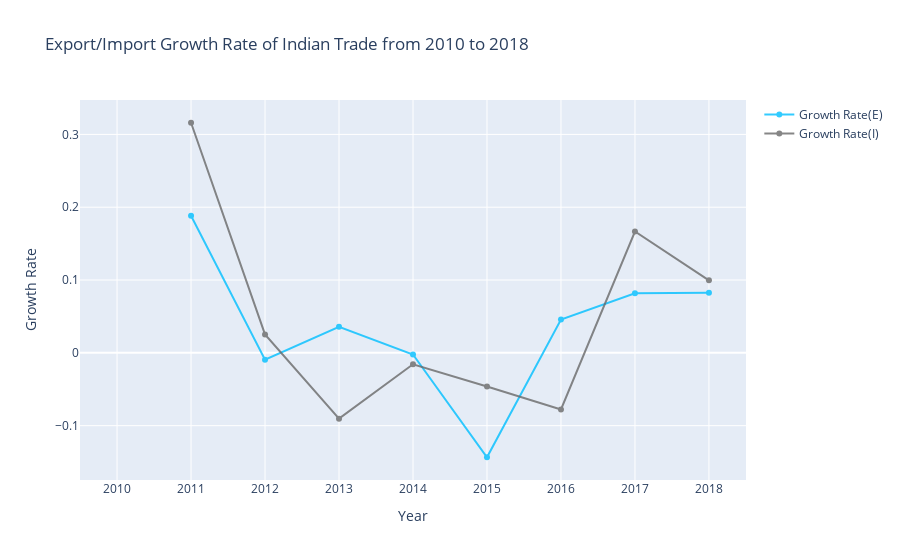

Notebook code for this chart:
### Code cell
trace1 = go.Scatter(
                x = total_year.index,
                y = total_year['Growth Rate(E)'],
                name = "Growth Rate(E)",
                line_color='deepskyblue',
                opacity=0.8,
                text = total_year['Growth Rate(E)'])
# create trace2 
trace2 = go.Scatter(
                x = total_year.index,
                y = total_year['Growth Rate(I)'],
                name = "Growth Rate(I)",
                line_color='dimgray',
                opacity=0.8,
                text = total_year['Growth Rate(I)'])

layout = go.Layout(hovermode= 'closest', title = 'Export/Import Growth Rate of Indian Trade from 2010 to 2018' , xaxis = dict(title = 'Year'), yaxis = dict(title = 'Growth Rate'))
fig = go.Figure(data = [trace1, trace2], layout = layout)
fig.show()

### Figure 1 — Plotly figure (JSON) as saved in the notebook; plotly's stock layout.template omitted (floating-point values rounded to 4 significant figures)
{"data": [{"line": {"color": "deepskyblue"}, "name": "Growth Rate(E)", "opacity": 0.8, "text": [null, 0.1882, -0.009376, 0.0357, -0.002275, -0.1434, 0.04567, 0.08168, 0.08265], "type": "scatter", "x": [2010, 2011, 2012, 2013, 2014, 2015, 2016, 2017, 2018], "y": [null, 0.1882, -0.009376, 0.0357, -0.002275, -0.1434, 0.04567, 0.08168, 0.08265]}, {"line": {"color": "dimgray"}, "name": "Growth Rate(I)", "opacity": 0.8, "text": [null, 0.316, 0.02537, -0.09036, -0.01563, -0.04631, -0.07768, 0.1666, 0.09957], "type": "scatter", "x": [2010, 2011, 2012, 2013, 2014, 2015, 2016, 2017, 2018], "y": [null, 0.316, 0.02537, -0.09036, -0.01563, -0.04631, -0.07768, 0.1666, 0.09957]}], "layout": {"hovermode": "closest", "title": {"text": "Export/Import Growth Rate of Indian Trade from 2010 to 2018"}, "xaxis": {"title": {"text": "Year"}}, "yaxis": {"title": {"text": "Growth Rate"}}}}
